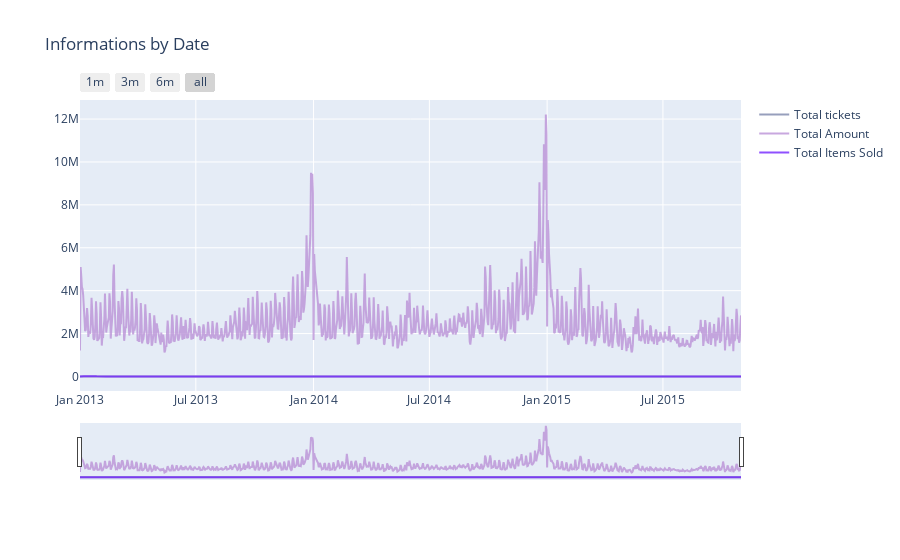

This figure's notebook cell:
### Markdown cell above
## 1.14 Time series

### Code cell
# Calling the function to transform the date column in datetime pandas object
df_train = date_process(df_train)

#seting some static color options
color_op = ['#5527A0', '#BB93D7', '#834CF7', '#6C941E', '#93EAEA', '#7425FF', '#F2098A', '#7E87AC', 
            '#EBE36F', '#7FD394', '#49C35D', '#3058EE', '#44FDCF', '#A38F85', '#C4CEE0', '#B63A05', 
            '#4856BF', '#F0DB1B', '#9FDBD9', '#B123AC']


dates_temp = df_train['date'].value_counts().to_frame().reset_index().sort_values('index') 
# renaming the columns to apropriate names
dates_temp = dates_temp.rename(columns = {"date" : "Total_Bills"}).rename(columns = {"index" : "date"})

# creating the first trace with the necessary parameters
trace = go.Scatter(x=dates_temp.date.astype(str), y=dates_temp.Total_Bills,
                    opacity = 0.8, line = dict(color = color_op[7]), name= 'Total tickets')

# Below we will get the total amount sold
dates_temp_sum = df_train.groupby('date')['item_price'].sum().to_frame().reset_index()

# using the new dates_temp_sum we will create the second trace
trace1 = go.Scatter(x=dates_temp_sum.date.astype(str), line = dict(color = color_op[1]), name="Total Amount",
                        y=dates_temp_sum['item_price'], opacity = 0.8)

# Getting the total values by Transactions by each date
dates_temp_count = df_train[df_train['item_cnt_day'] > 0].groupby('date')['item_cnt_day'].sum().to_frame().reset_index()

# using the new dates_temp_count we will create the third trace
trace2 = go.Scatter(x=dates_temp_count.date.astype(str), line = dict(color = color_op[5]), name="Total Items Sold",
                        y=dates_temp_count['item_cnt_day'], opacity = 0.8)

#creating the layout the will allow us to give an title and 
# give us some interesting options to handle with the outputs of graphs
layout = dict(
    title= "Informations by Date",
    xaxis=dict(
        rangeselector=dict(
            buttons=list([
                dict(count=1, label='1m', step='month', stepmode='backward'),
                dict(count=3, label='3m', step='month', stepmode='backward'),
                dict(count=6, label='6m', step='month', stepmode='backward'),
                dict(step='all')
            ])
        ),
        rangeslider=dict(visible = True),
        type='date'
    )
)

# creating figure with the both traces and layout
fig = dict(data= [trace, trace1, trace2], layout=layout)

#rendering the graphs
iplot(fig) #it's an equivalent to plt.show()

### Figure 1 — Plotly figure (JSON) as saved in the notebook; plotly's stock layout.template omitted (floating-point values rounded to 4 significant figures; data arrays with more than 128 entries replaced by an {"elided": "..."} marker saying what was removed)
{"data": [{"line": {"color": "#7E87AC"}, "name": "Total tickets", "opacity": 0.8, "type": "scatter", "x": {"elided": "1034 str values"}, "y": {"elided": "1034 int values"}}, {"line": {"color": "#BB93D7"}, "name": "Total Amount", "opacity": 0.8, "type": "scatter", "x": {"elided": "1034 str values"}, "y": {"elided": "1034 float values"}}, {"line": {"color": "#7425FF"}, "name": "Total Items Sold", "opacity": 0.8, "type": "scatter", "x": {"elided": "1034 str values"}, "y": {"elided": "1034 int values"}}], "layout": {"title": {"text": "Informations by Date"}, "xaxis": {"rangeselector": {"buttons": [{"count": 1, "label": "1m", "step": "month", "stepmode": "backward"}, {"count": 3, "label": "3m", "step": "month", "stepmode": "backward"}, {"count": 6, "label": "6m", "step": "month", "stepmode": "backward"}, {"step": "all"}]}, "rangeslider": {"visible": true}, "type": "date"}}}
